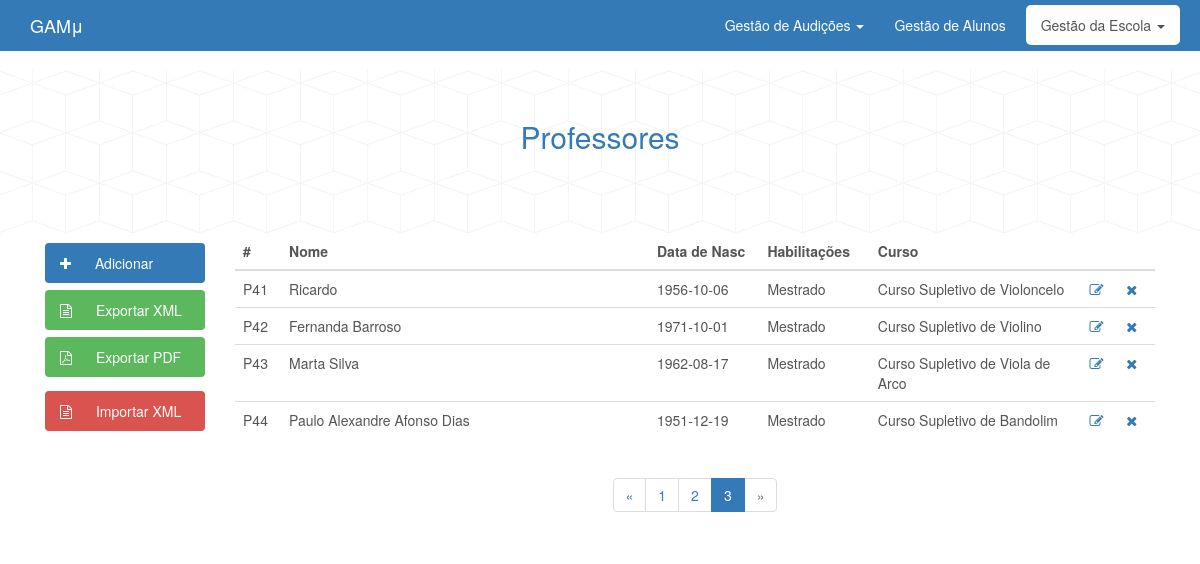
The page /website/index.php?controller=professor&action=index&page=3 on the database its author committed.
### tables this page shows
CREATE TABLE IF NOT EXISTS `Professor` (
  `id_professor` INT NOT NULL AUTO_INCREMENT COMMENT '',
  `nome` VARCHAR(45) NOT NULL COMMENT '',
  `data_de_nascimento` DATE NOT NULL COMMENT '',
  `habilitacoes` VARCHAR(45) NOT NULL COMMENT '',
  `id_curso` INT NOT NULL COMMENT '',
  PRIMARY KEY (`id_professor`)  COMMENT '',
  INDEX `fk_professor_curso_idx` (`id_curso` ASC)  COMMENT '',
  CONSTRAINT `fk_professor_curso`
    FOREIGN KEY (`id_curso`)
    REFERENCES `Curso` (`id_curso`)
    ON DELETE NO ACTION
    ON UPDATE NO ACTION);

### website/controllers/professor_controller.php (called while the page is built, shortened)
<?php
  class ProfessorController {
    public function index() {
      $nr_professores = Professor::count();
      $number_of_records = 20;
      $result_number=ceil($nr_professores/$number_of_records);
      if(isset($_GET['page']))
        if(($_GET['page']>0) && ($_GET['page']<=$result_number))
          $page=$_GET['page'];
        else
          $page=1;
      else
        $page=1;
      $professores = Professor::retrieve('id_professor',$page,$number_of_records);
      require_once('views/professor/index.php');
    }
  }
?>

### website/index.php (called while the page is built, shortened)
<?php
  require_once('views/layout.php');
?>

### website/models/professor.php (called while the page is built, shortened)
<?php
class Professor {
	public function __construct($id, $nome, $dataNasc, $habilitacoes, $curso, $instrumento, $id_curso,$id_instrumento) {
		$this->id = $id;
		$this->nome = $nome;
		$this->dataNasc = $dataNasc;
		$this->habilitacoes = $habilitacoes;
		$this->curso = $curso;
	}
	public static function count() {
		$db = Db::getInstance();
		$result_count = $db->query("SELECT COUNT(*) AS number FROM Professor");
		$result_number = $result_count->fetch();
		return $result_number['number'];
	}
	public static function retrieve($order,$page,$number_of_records) {
		$db = Db::getInstance();
		$startpoint=($page-1)*$number_of_records;
		$list = [];
		$query_select = "SELECT * from professor_model ORDER BY $order LIMIT $startpoint,$number_of_records";
		$result = $db->query($query_select);
		foreach($result as $prof)
			$list[] = new Professor($prof['id_professor'],$prof['nome'],$prof['data_de_nascimento'],$prof['habilitacoes'],$prof['curso'],$prof['instrumento'],$prof['id_curso'],$prof['id_instrumento']);
		return $list;
	}
  }
  ?>

### website/views/professor/index.php (the view, shortened to what this page needs)
<div class="container-fluid">
	<div class="row">
		<div id="header" class="col-xs-12" style="padding-top:30px;padding-bottom:70px;">
			<h2 id="title" class='text-center'>Professores</h2>
		</div>
	</div>
</div>
<div class="container">
	<div id="sidebar" class="col-xs-12 col-md-2" style="padding-top:10px;">
		<ul class="sidebar nav nav-pills nav-stacked">
			<li role="presentation" class="normal">
				<a href="#" onclick="showModal()">
				<i class="fa fa-plus" style="padding-right: 20px"></i>
					Adicionar
				</a>
			</li>
			<li id="download" role="presentation" class="safe">
				<a href="?controller=professor&action=exportxml">
					<i class="fa fa-file-text-o" style="padding-right: 20px"></i>
					Exportar XML
				</a>
			</li>
			<li role="presentation" class="safe">
				<a href="#" onclick="inputXML()">
					<i class="fa fa-file-pdf-o" style="padding-right: 20px"></i>
					Exportar PDF
				</a>
			</li>
			<li class="mydivider">
			</li>
			<li role="presentation" class="warn">
				<a href="#" onclick="inputXML()">
					<i class="fa fa-file-text-o" style="padding-right: 20px"></i>
					Importar XML
				</a>
			</li>
		</ul>
	</div>
	<div id="content" class="col-xs-12 col-md-10">
		<table class='table'>
			<thead>
				<tr>
					<th width='5%'>#</th>
					<th width='40%'>Nome</th>
					<th width='12%'>Data de Nasc</th>
					<th width='12%'>Habilitações</th>
					<th width='23%'>Curso</th>
					<th width='4%'></th>
					<th width='4%'></th>
				</tr>
			</thead>
			<tbody>
				<?php
						foreach ($professores as $professor)
						{
							echo "<tr>";
								echo "<td>P".$professor->id."</td>";
								echo "<td>".$professor->nome."</td>";
								echo "<td>".$professor->dataNasc."</td>";
								echo "<td>".$professor->habilitacoes."</td>";
								echo "<td>".$professor->curso."</td>";
								echo "<td>
										<a href='#'><i class='fa fa-pencil-square-o'></i></a>
									</td>
									<td>
										<a href='?controller=professor&action=remove&id=".$professor->id."'><i class='fa fa-times'></i></a>
									</td>";
							echo "</tr>";
						}
				?>
			</tbody>
		</table>
		<?php
			echo "<nav class='text-center'>
					<ul class='pagination'>";
					if($page-1<1)
						echo "<li class='disabled'><a href=''";
						else
							echo "<li><a href='?controller=professor&action=index&page=".($page-1)."'";
								echo "aria-label='Previous'>
									<span aria-hidden='true'>&laquo;</span>
								</a>
							</li>";
					for ($i=1; $i <=$result_number ; $i++) {
						if($page==$i)
							echo   "<li class='active'><a href='?controller=professor&action=index&page=".$i."'>".$i."</a></li>";
						else
							echo   "<li><a href='?controller=professor&action=index&page=".$i."'>".$i."</a></li>";
					}
					if($page+1>$result_number)
						echo "<li class='disabled'><a href=''";
						else
							echo "<li><a href='?controller=professor&action=index&page=".($page+1)."'";
								echo "aria-label='Next'>
									<span aria-hidden='true'>&raquo;</span>
								</a>
							</li>
						</ul>
					</nav>";
		?>
	</div>
</div>

### website/public/gamu.css (style rules this page uses)
#header { background-image: url("img/cubes.png"); color: #337ab7; }
#title { color: #337ab7; }
.sidebar>li { padding-bottom: 5px; }
.sidebar>li.normal>a, .sidebar>li.normal>a:focus, .sidebar>li.normal>a:hover { color: white; background-color: #337ab7; }
.sidebar>li.safe>a, .sidebar>li.safe>a:focus, .sidebar>li.safe>a:hover { color: white; background-color: #5cb85c; }
.sidebar>li.warn>a, .sidebar>li.warn>a:focus, .sidebar>li.warn>a:hover { color: white; background-color: #d9534f; }
table { color: #555; }

### rows shown on the page
professor: id_professor "41", nome "Ricardo", data_de_nascimento "1956-10-06", habilitacoes "Mestrado", curso "Curso Supletivo de Violoncelo"
professor: id_professor "42", nome "Fernanda Barroso", data_de_nascimento "1971-10-01", habilitacoes "Mestrado", curso "Curso Supletivo de Violino"
professor: id_professor "43", nome "Marta Silva", data_de_nascimento "1962-08-17", habilitacoes "Mestrado", curso "Curso Supletivo de Viola de Arco"
professor: id_professor "44", nome "Paulo Alexandre Afonso Dias", data_de_nascimento "1951-12-19", habilitacoes "Mestrado", curso "Curso Supletivo de Bandolim"
